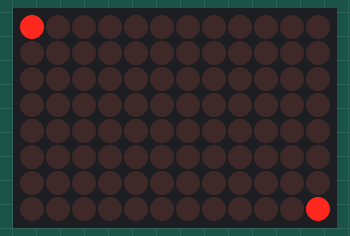
The sketch below on a simulated Arduino Uno R4 WiFi. Parts: 12×8 LED matrix.

Above: at 0.1 s.
At 1.1 s:
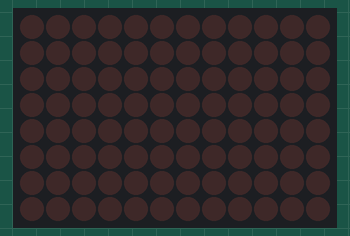

Measured:
- what the display in image 1 shows lasts 1.0 s, from 1.0 s to 2.0 s

The sketch:

ep1-7.ino
```cpp
#include "Arduino_LED_Matrix.h"
ArduinoLEDMatrix matrix;

void setup(){
  matrix.begin();
}

uint8_t frame[8][12]= {
  {0,0,0,0,0,0,0,0,0,0,0,0},
  {0,0,0,0,0,0,0,0,0,0,0,0},
  {0,0,0,0,0,0,0,0,0,0,0,0},
  {0,0,0,0,0,0,0,0,0,0,0,0},
  {0,0,0,0,0,0,0,0,0,0,0,0},
  {0,0,0,0,0,0,0,0,0,0,0,0},
  {0,0,0,0,0,0,0,0,0,0,0,0}
};

void loop(){
  frame[0][0]=1;
  frame[7][11]=1;
  matrix.renderBitmap(frame, 8, 12);
  delay(1000);

  frame[0][0]=0;
  frame[7][11]=0;
  matrix.renderBitmap(frame, 8, 12);
  delay(1000);

}
```
